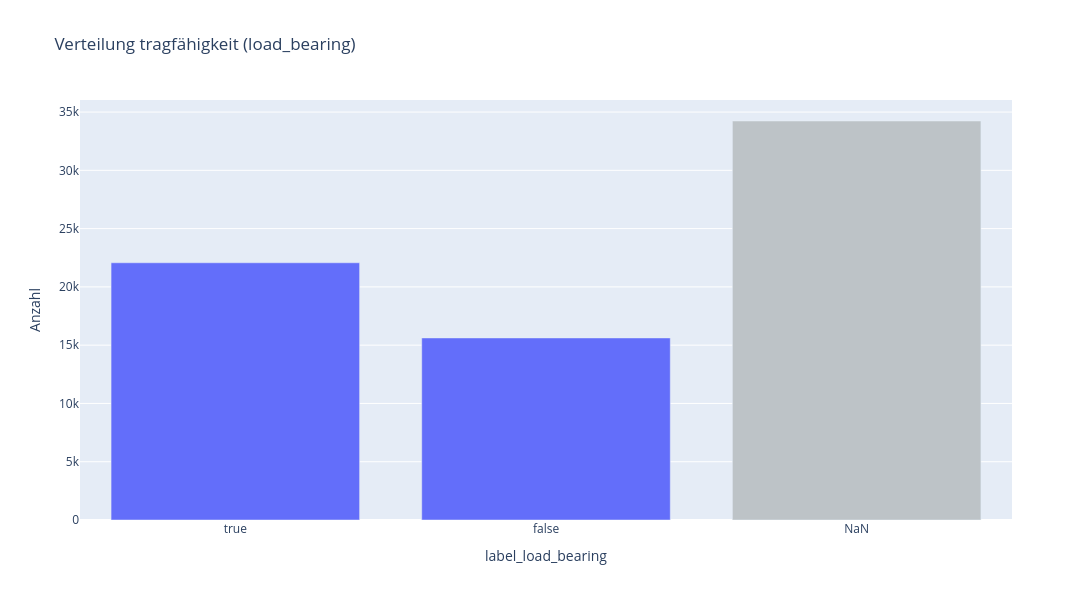

Notebook code for this chart:
### Markdown cell above
### 2.2.4 Distribution of load bearing

### Code cell
# show distribution of load_bearing
plot_label_distribution(df, "label_load_bearing", plot_title="Verteilung tragfähigkeit (load_bearing)")

### Figure 1 — Plotly figure (JSON) as saved in the notebook; plotly's stock layout.template omitted (floating-point values rounded to 4 significant figures)
{"data": [{"hovertemplate": "%{x}<br>Anzahl: %{y:,}<extra></extra>", "marker": {"color": ["#636EFA", "#636EFA", "#bdc3c7"]}, "type": "bar", "x": ["true", "false", "NaN"], "y": [22069, 15621, 34232]}], "layout": {"height": 600, "title": {"text": "Verteilung tragfähigkeit (load_bearing)"}, "width": 1400, "xaxis": {"title": {"text": "label_load_bearing"}}, "yaxis": {"title": {"text": "Anzahl"}}}}
